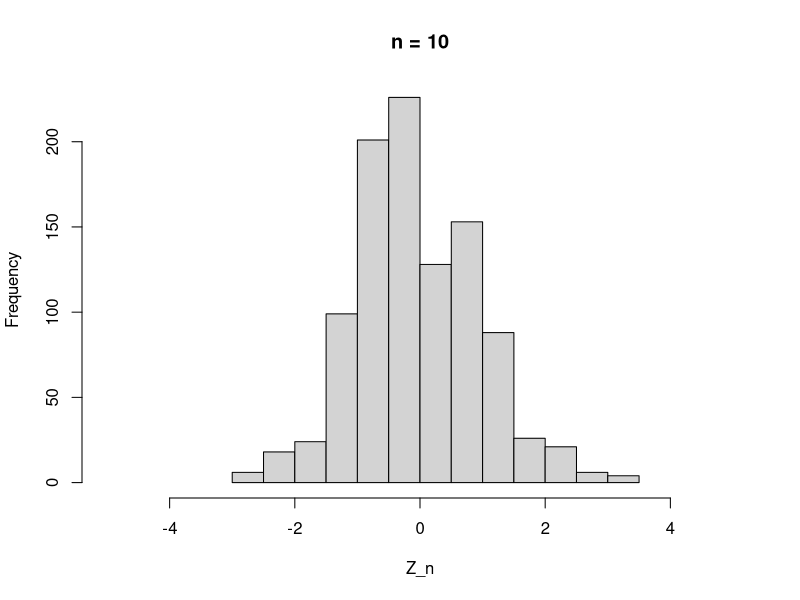
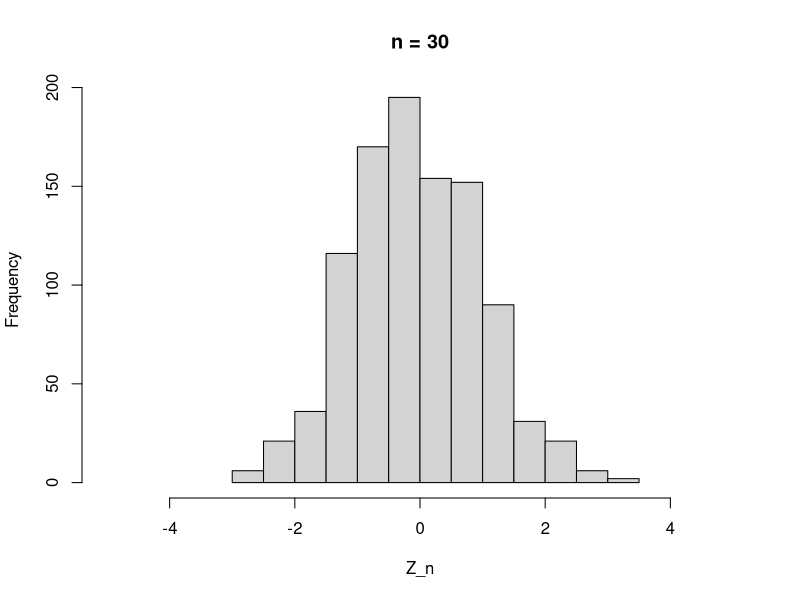
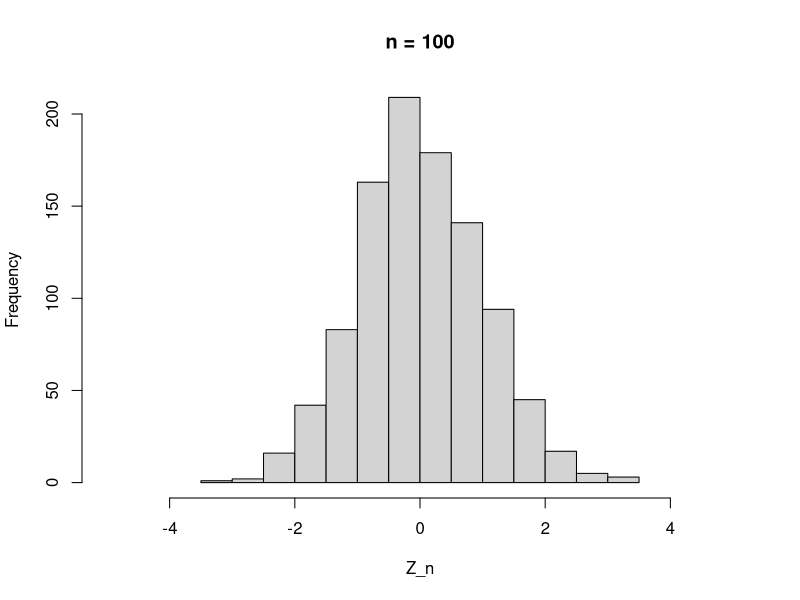
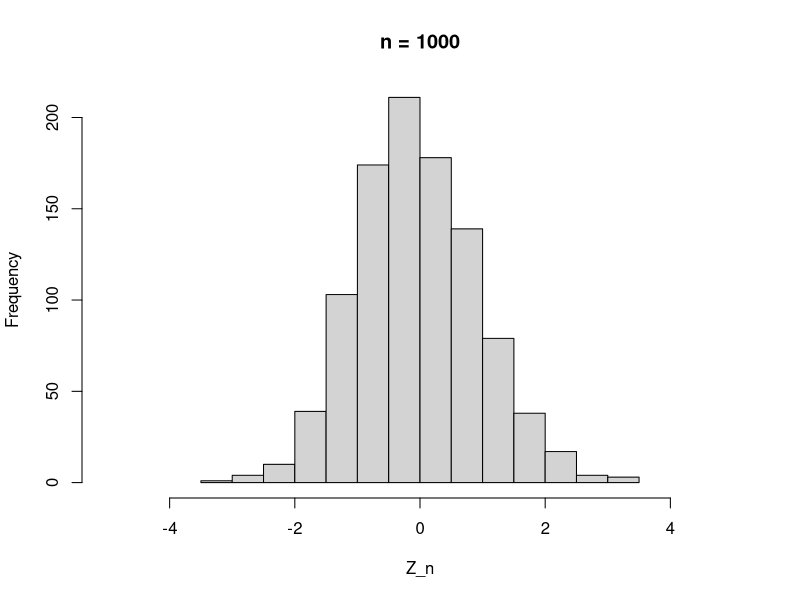
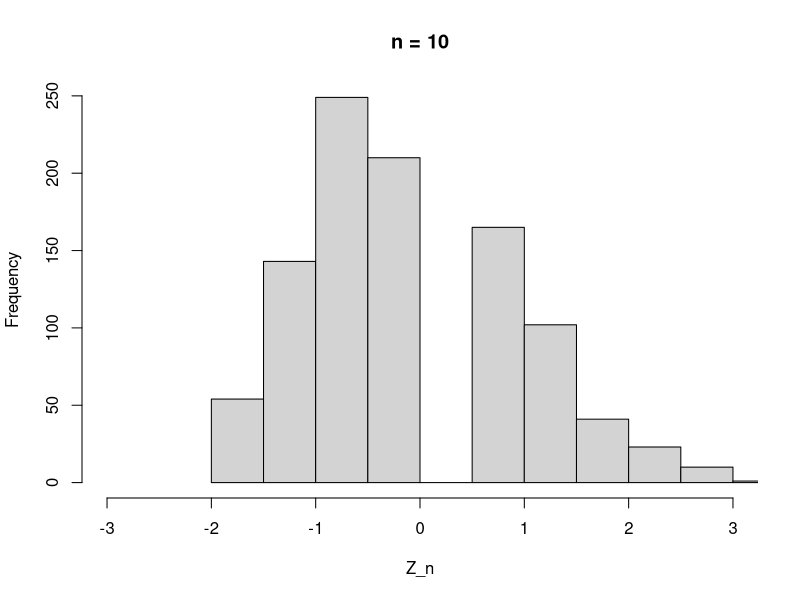
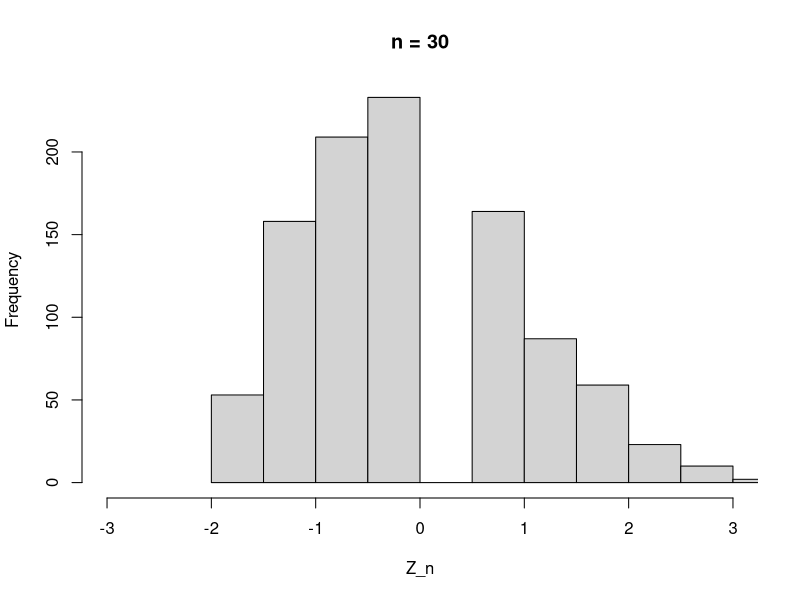
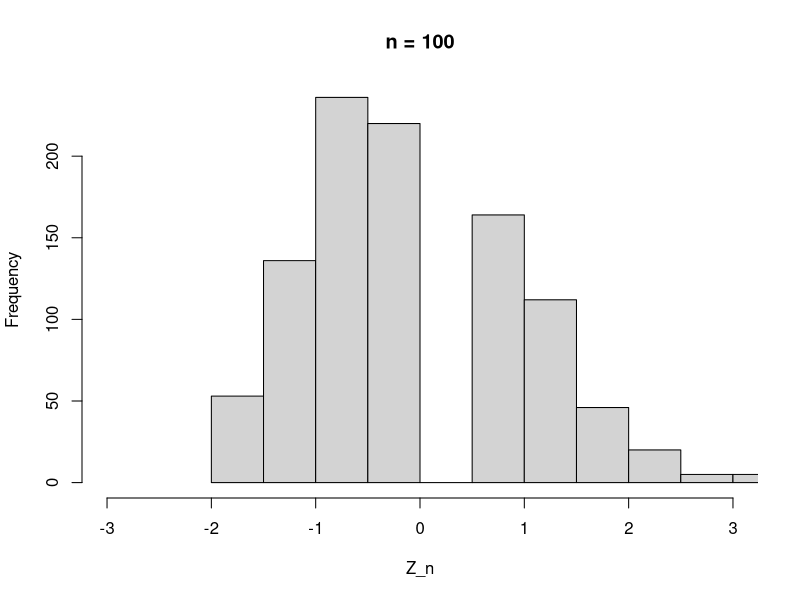
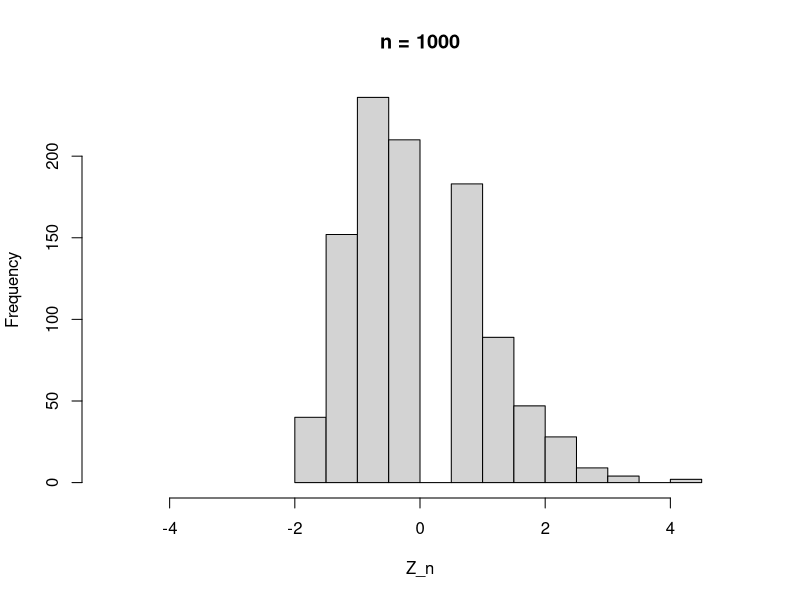

Here is the R script that generated these plots, in order:
## config ######################################################################
n = c(10,30,100,1000)
lambda = 3
m = 1000

# seed
set.seed(123)

## simulation ##################################################################

# using the result from exercise 1 we get, that S_n has variance n*lambda
# also X_ni ~ poi(lambda) => E(X_ni) = lambda, Var(X_ni) = lambda

sim_zn <- function(n, lambda) {
  X_n <- rpois(n, lambda = lambda)
  S_n <- sum((X_n-lambda))
  Z_n <- S_n/(sqrt(n*lambda))
  return(Z_n)
}

sim_zn_sample <- function(m, n, lambda) {
  data <- replicate(m, sim_zn(n, lambda))
  return(data)
}

# a)

sim_data <- data.frame("10" = sim_zn_sample(m, 10, lambda),
                       "30" = sim_zn_sample(m, 30, lambda),
                       "100" = sim_zn_sample(m, 100, lambda),
                       "1000" = sim_zn_sample(m, 1000, lambda))


hist(sim_data$X10,
     xlim = c(-5,5),
     main = "n = 10",
     xlab = "Z_n")

hist(sim_data$X30,
     xlim = c(-5,5),
     main = "n = 30",
     xlab = "Z_n")

hist(sim_data$X100,
     xlim = c(-5,5),
     main = "n = 100",
     xlab = "Z_n")

hist(sim_data$X1000,
     xlim = c(-5,5),
     main = "n = 1000",
     xlab = "Z_n")

# convergence in distribution to standard normal
# Lyapunov-condition does hold for delta = 1


# b)

sim_data <- data.frame("10" = sim_zn_sample(m, 10, lambda/10),
                       "30" = sim_zn_sample(m, 30, lambda/30),
                       "100" = sim_zn_sample(m, 100, lambda/100),
                       "1000" = sim_zn_sample(m, 1000, lambda/1000))


hist(sim_data$X10,
     xlim = c(-3,3),
     main = "n = 10",
     xlab = "Z_n")

hist(sim_data$X30,
     xlim = c(-3,3),
     main = "n = 30",
     xlab = "Z_n")

hist(sim_data$X100,
     xlim = c(-3,3),
     main = "n = 100",
     xlab = "Z_n")

hist(sim_data$X1000,
     xlim = c(-5,5),
     main = "n = 1000",
     xlab = "Z_n")


# no convergence in distribution to normal
# Lyapunov-condition does not hold for delta = 1

# c)
sim_zn <- function(n, lambda) {
  X_n <- rpois(n, lambda = (lambda/(n-1)))
  X_n[1] <- rpois(1, (n-1)*lambda)
  S_n <- sum((X_n-lambda))
  # using independence we can compute the variance by summing over all variances
  # of X_ni 1<= i <= n
  # (n-1)*lambda + ((n-1)/(n-1))*lambda = (n-1+1)*lambda = n*lambda
  Z_n <- S_n/(sqrt(n*lambda))
  return(Z_n)
}

sim_data <- data.frame("10" = sim_zn_sample(m, 10, lambda),
                       "30" = sim_zn_sample(m, 30, lambda),
                       "100" = sim_zn_sample(m, 100, lambda),
                       "1000" = sim_zn_sample(m, 1000, lambda))

hist(sim_data$X10,
     xlim = c(-5,5),
     main = "n = 10",
     xlab = "Z_n")

hist(sim_data$X30,
     xlim = c(-5,5),
     main = "n = 30",
     xlab = "Z_n")

hist(sim_data$X100,
     xlim = c(-5,5),
     main = "n = 100",
     xlab = "Z_n")

hist(sim_data$X1000,
     xlim = c(-5,5),
     main = "n = 1000",
     xlab = "Z_n")


# convergence in distribution to standard normal
# Lyapunov under delta = 1 holds (look at notes)